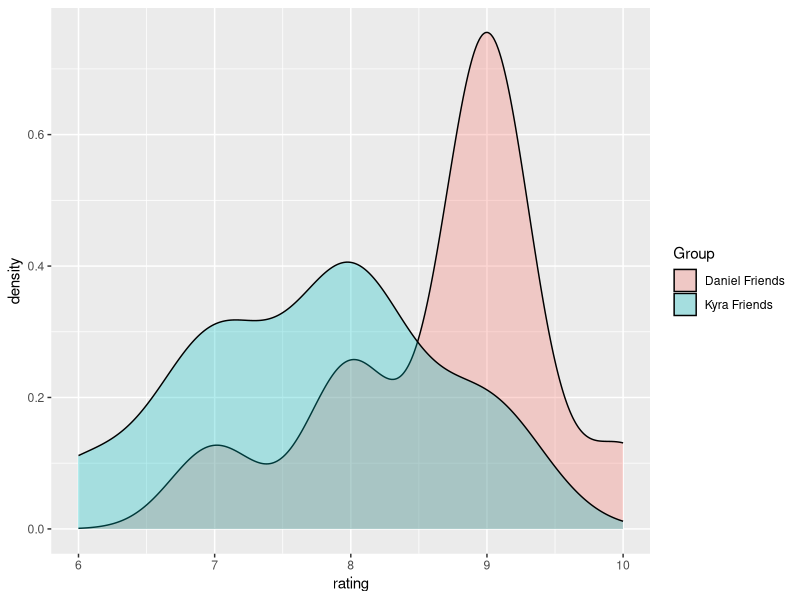
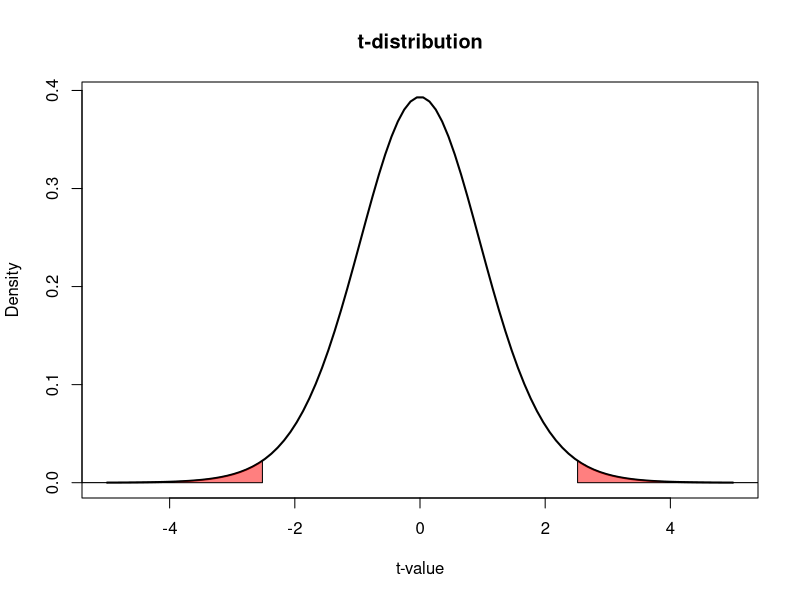
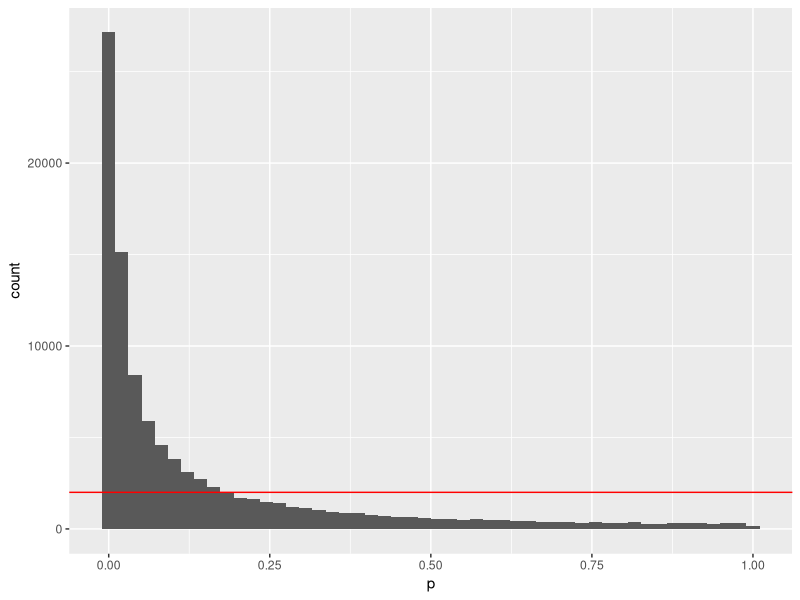
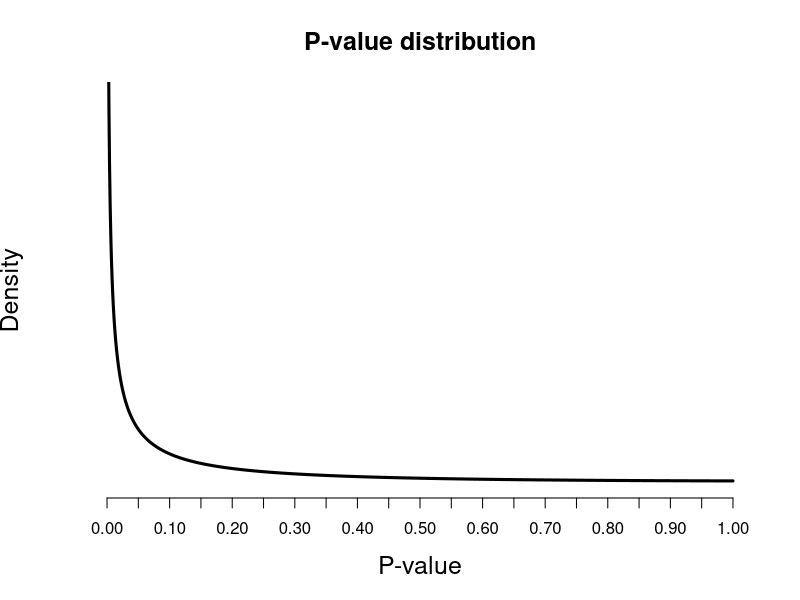
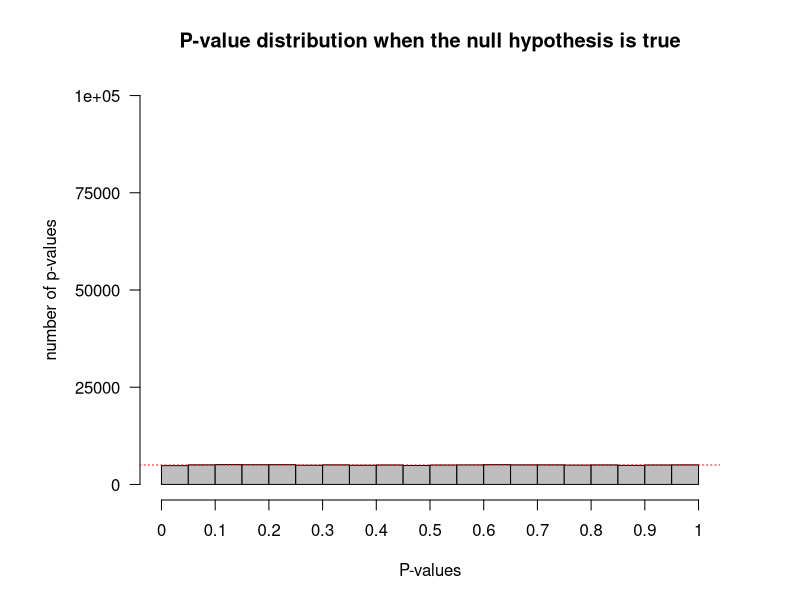
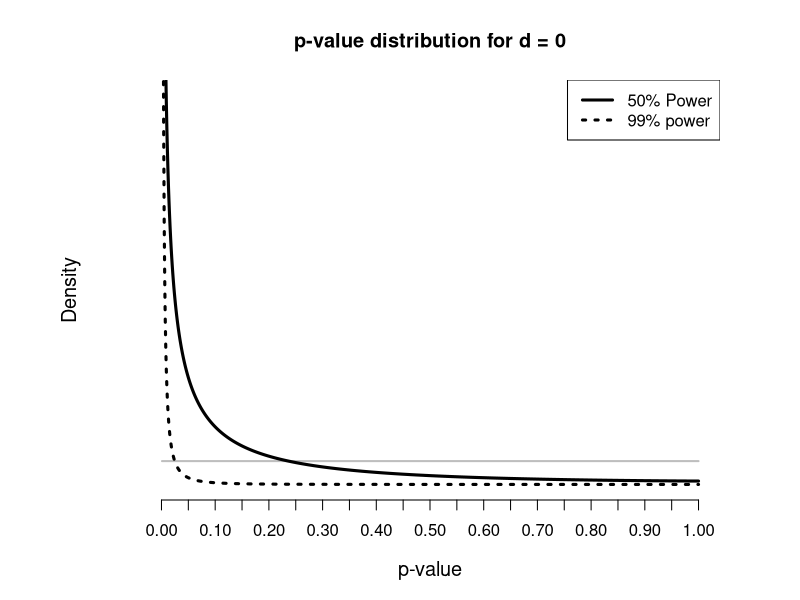
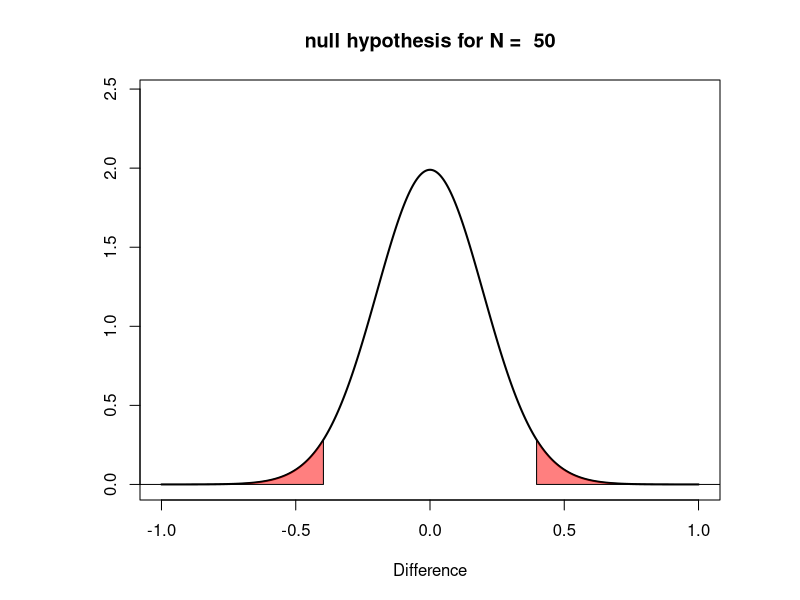
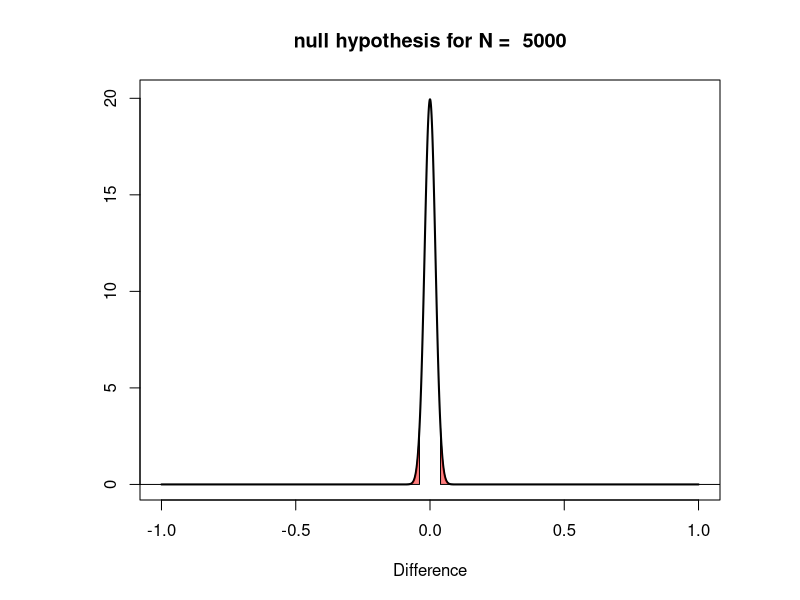

R code for these plots, in order:
## ---- chunk 1
#| echo: false
#| warning: false
library(kableExtra)
library(tidyverse)
## ---- chunk 2
#| echo: false
# Add Type 1 error rate function
add_type1_error <- function(N,
                            side = "right",
                            col = rgb(1, 0, 0, 0.5)) {
    mult <- ifelse(side == "right", 1,-1)
    crit_d <- mult * abs(qt(0.05 / 2, (N * 2) - 2)) / sqrt(N / 2)
    
    if (side == "right") {
        y <- seq(crit_d, 10, length = 10000)
    } else {
        y <- seq(-10, crit_d, length = 10000)
    }
    
    # determine upperbounds polygon
    suppressWarnings({
        z <- (dt(y * sqrt(N / 2), df = (N * 2) - 2) * sqrt(N / 2))
    })
    
    if (side == "right") {
        polygon(c(crit_d, y, 10), c(0, z, 0), col = col)
    } else {
        polygon(c(y, crit_d, crit_d), c(z, 0, 0), col = col)
    }
}

# calculate distribution of d based on t-distribution
calc_d_dist <- function(x, N, ncp = 0) {
    suppressWarnings({
        # generates a lot of warnings sometimes
        dt(x * sqrt(N / 2), df = (N * 2) - 2, ncp = ncp) * sqrt(N / 2)
    })
}
## ---- chunk 3
#| label: fig-friends
#| echo: false
#| fig-cap: "Ratings for the Lord of the Rings extended trilogy by two groups of friends."

friends <- paste0("friend_", 1:10)
friends_daniel <- c(9, 7, 8, 9, 8, 9, 9, 10, 9, 9)
friends_kyra <- c(9, 6, 7, 8, 7, 9, 8, 8, 8, 7)
df <- data.frame(friends, friends_daniel, friends_kyra)
colnames(df) <- c("", "Daniel Friends", "Kyra Friends")

kable_styling(
    kable(
        df,
        caption = 'Ratings for the Lord of the Rings extended trilogy by two groups of friends.',
        align = c("l", "c", "c"),
        booktabs = TRUE
    ),
    bootstrap_options = "striped",
    full_width = FALSE,
    position = "left"
)
## ---- chunk 4
#| echo: false
# Get data frame in long format for plotting
df_long <-
    tidyr::gather(df,
                  "Group",
                  rating,
                  "Daniel Friends":"Kyra Friends",
                  factor_key = TRUE)

# Plot the data
ggplot(df_long,
       aes(x = rating, group = Group, fill = Group)) +
    geom_density(alpha = .3)
## ---- chunk 5
t.test(df_long$rating ~ df_long$Group, var.equal = TRUE)
## ---- chunk 6
#| label: fig-tdist
#| echo: false
#| fig-cap: "A _t_-distribution with 18 degrees of freedom."

x <- seq(-5, 5, length = 100)
plot(
    x,
    dt(x, df = 18),
    col = "black",
    type = "l",
    xlab = "t-value",
    ylab = "Density",
    main = "t-distribution",
    lwd = 2
)
x <- seq(2.5175, 5, length = 100)
z <- (dt(x, df = 18))
polygon(c(2.5175, x, 8), c(0, z, 0), col = rgb(1, 0, 0, 0.5))
x <- seq(-5,-2.5175, length = 100)
z <- (dt(x, df = 18))
polygon(c(-8, x,-2.5175), c(0, z, 0), col = rgb(1, 0, 0, 0.5))
## ---- chunk 7
#| label: fig-pdistr1
#| echo: false
#| fig-cap: Distribution of _p_-values

# number of simulated experiments
nSims <- 100000

# set up empty variable to store all simulated p-values
p <-
    numeric(nSims)
bars <- 50

for (i in 1:nSims) {
    # # simulate data for each simulated experiment
    x <- rnorm(n = 71, mean = 100, sd = 15)
    y <- rnorm(n = 71, mean = 105, sd = 15) 
    # store the p-value
    p[i] <- t.test(x, y)$p.value
}

# plot the histogram
ggplot(tibble(p), mapping = aes(x = p)) +
    geom_histogram(bins = bars) +
    # add line 
    geom_hline(yintercept = nSims / bars, color = "red")
## ---- chunk 8
#| label: fig-pdft
#| echo: false
#| fig-cap: "Probability density function for _p_-values from a two-sided _t_-test."

n <- 71 # sample size per independent group
d <- 0.33 # effect size
se <- sqrt(2 / n) # standard error
ncp <- (d * sqrt(n / 2)) # non-centrality parameter d

pdf2_t <- function(p) { #probability density function
  0.5 * dt(qt(p / 2, 2 * n - 2, 0), 2 * n - 2, ncp) / 
      dt(qt(p / 2, 2 * n - 2, 0), 2 * n - 2, 0) +
    dt(qt(1 - p / 2, 2 * n - 2, 0), 2 * n - 2, ncp) / 
      dt(qt(1 - p / 2, 2 * n - 2, 0), 2 * n - 2, 0)
}

#par(bg = backgroundcolor)
plot(-10, xlab = "P-value", ylab = "Density", axes = FALSE,
     main = "P-value distribution", xlim = c(0, 1), ylim = c(0, 50), 
     cex.lab = 1.5, cex.main = 1.5, cex.sub = 1
)
curve(pdf2_t, 0, 1, n = 1000, col = "black", lty = 1, lwd = 3, add = TRUE)
axis(side = 1, at = seq(0, 1, 0.05), 
     labels = formatC(seq(0, 1, 0.05), format = "f", digits = 2), cex.axis = 1)
## ---- chunk 9
#| label: fig-pdistr2
#| echo: false
#| fig-cap: "Distribution of _p_-values when the null hypothesis is true."

#Set number of simulations
nSims <- 100000 #number of simulated experiments
p <-numeric(nSims) #set up empty variable to store all simulated _p_-values

for (i in 1:nSims) { # for each simulated experiment
  x <- rnorm(n = 71, mean = 100, sd = 15) # Simulate data
  y <- rnorm(n = 71, mean = 100, sd = 15) # Simulate data
  p[i] <- t.test(x, y)$p.value # store the _p_-value
}
  
bars<-20
#Plot figure
op <- par(mar = c(5,7,4,4)) #change white-space around graph
#par(bg = backgroundcolor)
hist(p, breaks=bars, xlab="P-values", ylab="number of p-values\n", axes=FALSE,
     main=paste("P-value distribution when the null hypothesis is true"),
     col="grey", xlim=c(0,1), ylim=c(0, nSims))
axis(side=1, at=seq(0,1, 0.1), labels=seq(0,1,0.1))
axis(side=2, at=seq(0,nSims, nSims/4), labels=seq(0,nSims, nSims/4), las=2)
abline(h=nSims/bars, col = "red", lty=3)

## ---- chunk 10
#| label: fig-paradox
#| echo: false
#| fig-cap: "_p_-value distribution for 0 (grey horizontal line, 50 percent power (black solid curve), and 99 percent power (black dotted curve, where _p_-values just below 0.05 are more likely when $H_0$ is true than when $H_1$ is true)."
# Lindley plot

n <- 150
p <- 0.05
ymax <- 25 # Maximum value y-scale (only for p-curve)

# Calculations

# p-value function
pdf2_t <-
    function(p)
        0.5 * dt(qt(p / 2, 2 * n - 2, 0), 2 * n - 2, ncp) / dt(qt(p / 2, 2 * n - 2, 0), 2 * n - 2, 0) + dt(qt(1 - p / 2, 2 * n - 2, 0), 2 * n - 2, ncp) / dt(qt(1 - p / 2, 2 * n - 2, 0), 2 * n - 2, 0)

#par(bg = backgroundcolor)
plot(
    -10,
    xlab = "p-value",
    ylab = "Density",
    axes = FALSE,
    main = "p-value distribution for d = 0",
    xlim = c(0, 1),
    ylim = c(0, ymax),
    cex.lab = 1.2,
    cex.main = 1.2,
    cex.sub = 1
)
axis(
    side = 1,
    at = seq(0, 1, 0.05),
    labels = formatC(seq(0, 1, 0.05), format = "f", digits = 2),
    cex.axis = 1
)
# Draw null line
ncp <- (0 * sqrt(n / 2)) # Calculate non-centrality parameter d
curve(
    pdf2_t,
    0,
    1,
    n = 1000,
    col = "grey",
    lty = 1,
    lwd = 2,
    add = TRUE
)
# Draw 50% low power line
n <- 146
d <- 0.23
se <- sqrt(2 / n) # standard error
ncp <- (d * sqrt(n / 2)) # Calculate non-centrality parameter d
curve(
    pdf2_t,
    0,
    1,
    n = 1000,
    col = "black",
    lwd = 3,
    add = TRUE
)
# Draw 99% power line
n <- 150
d <- 0.5
se <- sqrt(2 / n) # standard error
ncp <- (d * sqrt(n / 2)) # Calculate non-centrality parameter d
curve(
    pdf2_t,
    0,
    1,
    n = 1000,
    col = "black",
    lwd = 3,
    lty = 3,
    add = TRUE
)
legend(
    "topright",
    legend = c("50% Power", "99% power"),
    lwd = 3,
    lty = c(1, 3)
)
## ---- chunk 11
#| label: fig-fig131
#| echo: false
#| fig-cap: "Distribution of observed Cohen's *d* effect sizes when collecting 50 observations per group in an independent _t_-test."# Figure 1 & 2 (set to N <- 5000 for Figure 2)"

# Set x-axis upper and lower scale points
low_x <- -1
high_x <- 1
y_max <- 2

# Set sample size per group and effect size d (assumes equal sample sizes per group)
N <- 50 # sample size per group for independent t-test
d <- 0.5 # please enter positive d only
# Calculate non-centrality parameter - equals t-value from sample
ncp <- d * sqrt(N / 2)

# # or Cumming, page 305
# ncp <- d / (sqrt((1 / N) + (1 / N)))

# calc d-distribution
x <- seq(low_x, high_x, length = 10000) # create x values
d_dist <- calc_d_dist(x, N, ncp)

# Set max Y
y_max <- max(d_dist) + 0.5

# create plot
#par(bg = backgroundcolor)
plot(-10, xlim = c(low_x, high_x), ylim = c(0, y_max), xlab = "Difference", ylab = "", main = paste("null hypothesis for N = ", N))

d_dist <- dt(x * sqrt(N / 2), df = (N * 2) - 2, ncp = 0) * sqrt(N / 2)
lines(x, d_dist, col = "black", type = "l", lwd = 2)

# Add type 1 error rate
add_type1_error(N, "right")
add_type1_error(N, "left")

## ---- chunk 12
#| label: fig-fig132
#| echo: false
#| fig-cap: "Distribution of observed Cohen's *d* effect sizes when collecting 5000 observations per group in an independent _t_-test when *d* = 0."

low_x <- -1
high_x <- 1
y_max <- 2

# Set sample size per group and effect size d (assumes equal sample sizes per group)
N <- 5000 # sample size per group for independent t-test
d <- 0.5 # please enter positive d only
# Calculate non-centrality parameter - equals t-value from sample
ncp <- d * sqrt(N / 2)

# calc d-distribution
x <- seq(low_x, high_x, length = 10000) # create x values
d_dist <- calc_d_dist(x, N, ncp)

# Set max Y
y_max <- max(d_dist) + 0.5

# create plot
#par(bg = backgroundcolor)
plot(-10, xlim = c(low_x, high_x), ylim = c(0, y_max), xlab = "Difference", ylab = "", main = paste("null hypothesis for N = ", N))

d_dist <- calc_d_dist(x, N, 0)
lines(x, d_dist, col = "black", type = "l", lwd = 2)

# Add type 1 error rate
add_type1_error(N, "right")
add_type1_error(N, "left")

## ---- chunk 13
#| label: fig-fig134
#| echo: false
#| fig-cap: "Distribution of observed Cohen's *d* effect sizes when collecting 50 observations per group in an independent _t_-test when *d* = 0."

#Figure 3 & 4 (set d <- 1.5 and high_x <- 1.5 for figure 4)-----
low_x <- -1
high_x <- 3
y_max <- 2

# Set sample size per group and effect size d (assumes equal sample sizes per group)
N <- 50 # sample size per group for independent t-test
d <- 0.5 # please enter positive d only
# Calculate non-centrality parameter - equals t-value from sample
ncp <- d * sqrt(N / 2)

# or Cumming, page 305
ncp <- d / (sqrt((1 / N) + (1 / N)))

# calc d-distribution
x <- seq(low_x, high_x, length = 10000) # create x values
d_dist <- calc_d_dist(x, N, ncp)

# Set max Y
y_max <- max(d_dist) + 0.5

#par(bg = backgroundcolor)
plot(-10, xlim = c(low_x, high_x), ylim = c(0, y_max), xlab = "Difference", ylab = "", main = paste("Null and alternative hypothesis for N = ", N))
# abline(v = seq(low_x,high_x,0.1), h = seq(0,0.5,0.1), col = "lightgray", lty = 1)
lines(x, d_dist, col = "black", type = "l", lwd = 2)
# add d = 0 line
d_dist <- calc_d_dist(x, N, ncp=0)
lines(x, d_dist, col = "darkgrey", type = "l", lwd = 2)

# Add type 1 error rate
add_type1_error(N, "right")
add_type1_error(N, "left")

## ---- chunk 14
#| label: fig-fig135
#| echo: false
#| fig-cap: "Distribution of observed Cohen's *d* effect sizes when collecting 50 observations per group in an independent _t_-test for *d* = 0 and *d* = 0.5."

low_x <- -1
high_x <- 1.5
y_max <- 2

# Set sample size per group and effect size d (assumes equal sample sizes per group)
N <- 50 # sample size per group for independent t-test
d <- 1.5 # please enter positive d only
# Calculate non-centrality parameter - equals t-value from sample
ncp <- d * sqrt(N / 2)

# # or Cumming, page 305
# ncp <- d / (sqrt((1 / N) + (1 / N)))

# calc d-distribution
x <- seq(low_x, high_x, length = 10000) # create x values
d_dist <- calc_d_dist(x, N, ncp)

# Set max Y
y_max <- max(d_dist) + 0.5

#par(bg = backgroundcolor)
plot(-10, xlim = c(low_x, high_x), ylim = c(0, y_max), xlab = "Difference", ylab = "", main = paste("Null and alternative hypothesis for N = ", N))
lines(x, d_dist, col = "black", type = "l", lwd = 2)
# add d = 0 line
d_dist <- calc_d_dist(x, N, ncp=0)
lines(x, d_dist, col = "darkgrey", type = "l", lwd = 2)

# Add type 1 error rate
add_type1_error(N, "right")
add_type1_error(N, "left")

## ---- chunk 15
#| lebel: fig-fig136
#| echo: false
#| fig-cap: "Distribution of observed Cohen's *d* effect sizes when collecting 50 observations per group in an independent _t_-test for *d* = 0 and *d* = 0.5 when observing *d* = 0.35."

low_x <- -1
high_x <- 1.5
y_max <- 2

# Set sample size per group and effect size d (assumes equal sample sizes per group)
N <- 50 # sample size per group for independent t-test
d <- 0.5 # please enter positive d only
# Calculate non-centrality parameter - equals t-value from sample
ncp <- d * sqrt(N / 2)

# #or Cumming, page 305
# ncp<-d/(sqrt((1/N)+(1/N)))

# calc d-distribution
x <- seq(low_x, high_x, length = 10000) # create x values
d_dist <- calc_d_dist(x, N, ncp)

# Set max Y
y_max <- max(d_dist) + 0.5

#par(bg = backgroundcolor)
plot(-10, xlim = c(low_x, high_x), ylim = c(0, y_max), xlab = "Difference", ylab = "", main = paste("Null and alternative hypothesis for N = ", N))
lines(x, d_dist, col = "black", type = "l", lwd = 2)
# add d = 0 line
d_dist <- calc_d_dist(x, N, ncp = 0)
lines(x, d_dist, col = "darkgrey", type = "l", lwd = 2)

# Add type 1 error rate
add_type1_error(N, "right")
add_type1_error(N, "left")

segments(0.35, 0, 0.35, 2.2, col = "black", lwd = 2)
text(0.35, 2.4, paste("Observed mean difference"), cex = 1)

## ---- chunk 16
rnorm(n = 50, mean = 0, sd = 1)
## ---- chunk 17
#| label: fig-fig137
#| echo: false
#| fig-cap: "Distribution of observed Cohen's *d* effect sizes when collecting 50 observations per group in an independent _t_-test when *d* = 0 and observing *d* = 0.5."

# Set x-axis upper and lower scalepoint
low_x <- -1
high_x <- 1
y_max <- 2.5

# Set sample size per group and effect size d (assumes equal sample sizes per group)
N <- 50 # sample size per group for independent t-test
d <- 0.0 # please enter positive d only
# Calculate non-centrality parameter - equals t-value from sample
ncp <- d * sqrt(N / 2)
# # or Cumming, page 305
# ncp <- d / (sqrt((1 / N) + (1 / N)))

# calc d-distribution
x <- seq(low_x, high_x, length = 10000) # create x values
d_dist <- calc_d_dist(x, N, ncp)

#par(bg = backgroundcolor)
plot(-10, xlim = c(low_x, high_x), ylim = c(0, y_max), xlab = "Difference", ylab = "", main = paste("Null hypothesis for N = ", N))
d_dist <- calc_d_dist(x, N, ncp = 0)
lines(x, d_dist, col = "black", type = "l", lwd = 2)

# Add type 1 error rate
add_type1_error(N, "right")
add_type1_error(N, "left")

segments(0.5, 0, 0.5, 2.2, col = "black", lwd = 2)
text(0.5, 2.4, paste("Observed mean difference"), cex = 1)
## ---- chunk 18
#| label: fig-fig138
#| echo: false
#| fig-cap: "Distribution of observed Cohen's *d* effect sizes when collecting 20 observations per group in an independent _t_-test when *d* = 0."

# Set x-axis upper and lower scale points
low_x <- -1
high_x <- 1
y_max <- 2.5

# Set sample size per group and effect size d (assumes equal sample sizes per group)
N <- 20 # sample size per group for independent t-test
d <- 0.0 # please enter positive d only
# Calculate non-centrality parameter - equals t-value from sample
ncp <- d * sqrt(N / 2)
# # or Cumming, page 305
# ncp <- d / (sqrt((1 / N) + (1 / N)))

# calc d-distribution
x <- seq(low_x, high_x, length = 10000) # create x values
d_dist <- calc_d_dist(x, N, ncp)

#par(bg = backgroundcolor)
plot(-10, xlim = c(low_x, high_x), ylim = c(0, y_max), xlab = "Difference", ylab = "", main = paste("Null hypothesis for N = ", N))
d_dist <- calc_d_dist(x, N, ncp = 0)
lines(x, d_dist, col = "black", type = "l", lwd = 2)

# Add type 1 error rate
add_type1_error(N, "right")
add_type1_error(N, "left")

segments(0.5, 0, 0.5, 2.2, col = "black", lwd = 2)
text(0.5, 2.4, paste("Observed mean difference"), cex = 1)
